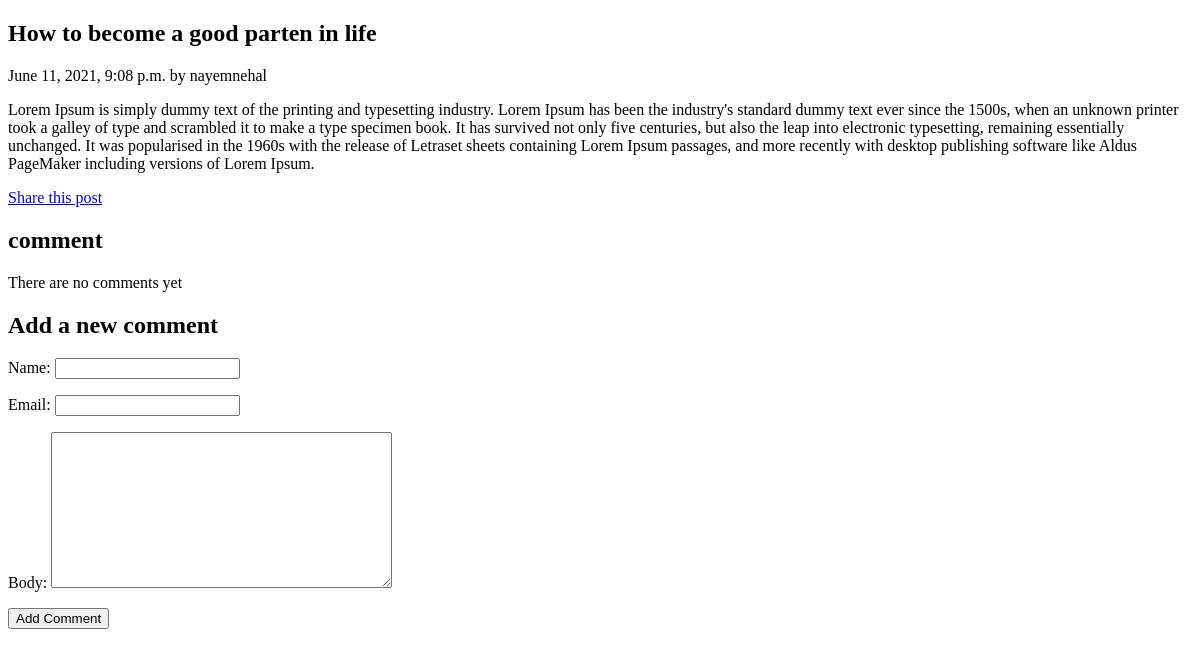
Before: /2/how-to-become-a-good-parten-in-life/ with the older database file.
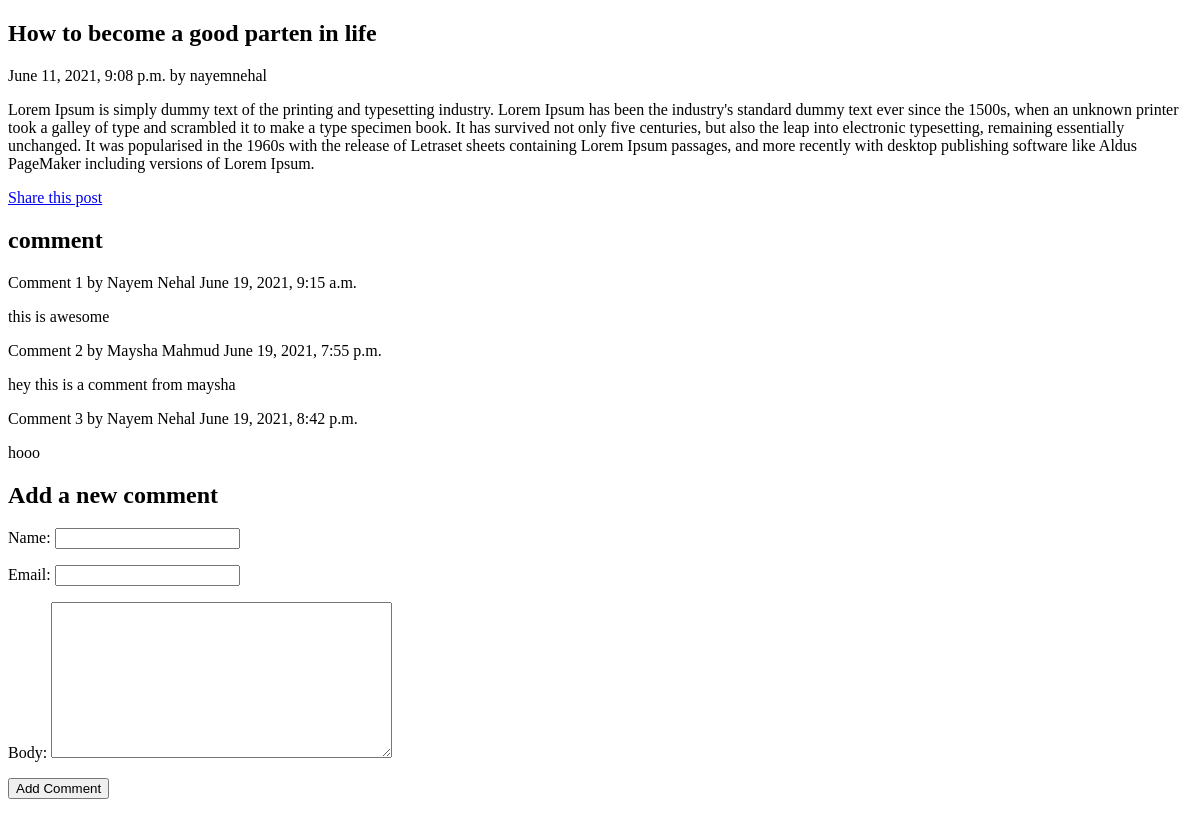
After: the same page with the newer database file.
### blogapp/models.py (models this page shows, shortened)
class Comments(models.Model):
    post = models.ForeignKey(Post, on_delete=models.CASCADE,related_name='comment_here') # this related_name is used in views
    name = models.CharField(max_length=40)
    email = models.EmailField()
    body = models.TextField()
    created = models.DateTimeField(auto_now_add=True)
    updated = models.DateTimeField(auto_now=True)
    active = models.BooleanField(default=True)
    class Meta:
        ordering = ('created',)

### blogapp/views.py (the view)
# urls.py: path('<int:number>/<slug:title>/', views.single_post, name= 'single_post'),
def single_post(request,number,title):
    template = 'single_post.html'
    post = get_object_or_404(Post,slug = title, id = number)
    comment = post.comment_here.filter(active=True) # we got post from the up line and comment_here is taken from related_name of Comments model's post object
    new_comment = None
    if request.method == 'POST':
        comment_form = CommentForm(request.POST)
        if comment_form.is_valid():
            new_comment = comment_form.save(commit=False)
            new_comment.post = post
            new_comment.save()
    else:
        comment_form = CommentForm()
    context = {
        'post':post,
        'comments':comment,
        'new_comment':new_comment,
        'comment_form':comment_form,
    }
    return render(request,template_name=template,context=context)

### blogapp/forms.py
class CommentForm(forms.ModelForm):
    class Meta:
        model = Comments
        fields = ('name','email','body')

### templates/single_post.html (shortened to what this page needs)
<!DOCTYPE html>
<html lang="en">
<head>
</head>
<body>
    <h2>{{post.title}}</h2>
    <p>{{post.publish}} by {{post.author}}</p>
    <p>{{post.body | linebreaks }}</p>
    <p><a href="{% url 'blogapp:post_share' post.id %}"> Share this post </a></p>
  <h2>
       comment
  </h2>
{% for comment in comments %}
    <div class="comment">
        <p class="info">
            Comment {{ forloop.counter }} by {{ comment.name }} {{ comment.created }}
        </p>
        {{ comment.body }}
    </div>
    {% empty %}
    <p>
        There are no comments yet
    </p>
{% endfor %}
{% if new_comment %}
<h2> your comment has been added </h2>
{% else %}
<h2>
     Add a new comment
</h2>
<form method="POST">
 {{ comment_form.as_p }}
    <p> <input type="submit" value="Add Comment"></p>
</form>
{% endif %}
</body>
</html>

Changed rows visible on the page:
added Comments: name "Nayem Nehal", created "June 19, 2021, 9:15 a.m.", body "this is awesome"
added Comments: name "Maysha Mahmud", created "June 19, 2021, 7:55 p.m.", body "hey this is a comment from maysha"
added Comments: name "Nayem Nehal", created "June 19, 2021, 8:42 p.m.", body "hooo"
Other visible differences:
text no longer shown: "There are no comments yet"
